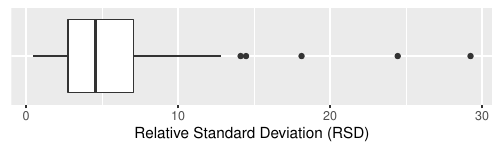

Source code (R):
library(ggplot2)

pdf(file = "relativeSD.pdf", width = 5, height = 2.5)

dat <- read.csv("testcost.csv", header = T) 

p <- ggplot(dat, aes(x=", y=dat$V2))

p +
geom_boxplot() +
coord_flip() +
theme(axis.title.y=element_blank(),
      axis.text.y=element_blank(),
      axis.ticks.y=element_blank()
) +
labs(y="Relative Standard Deviation (RSD)")

aux <- dev.off()
